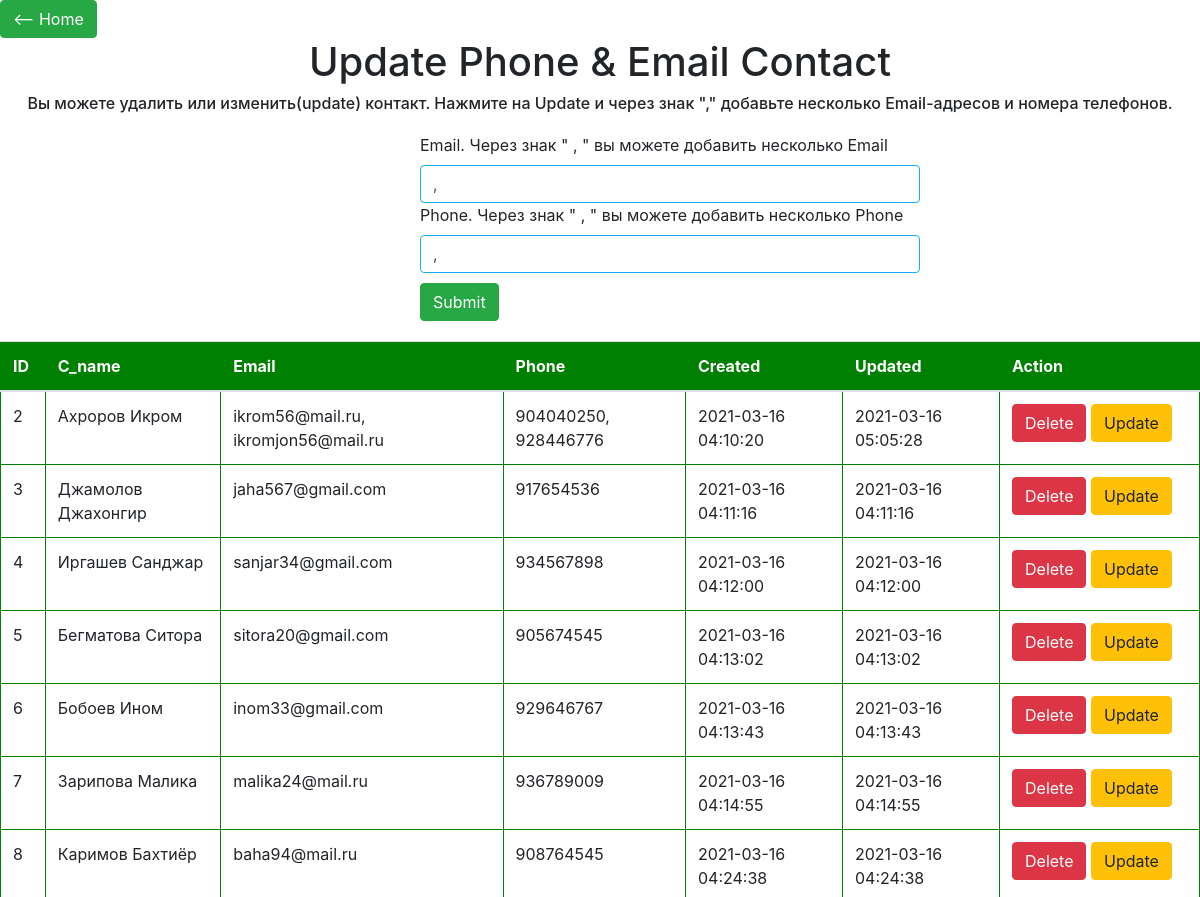
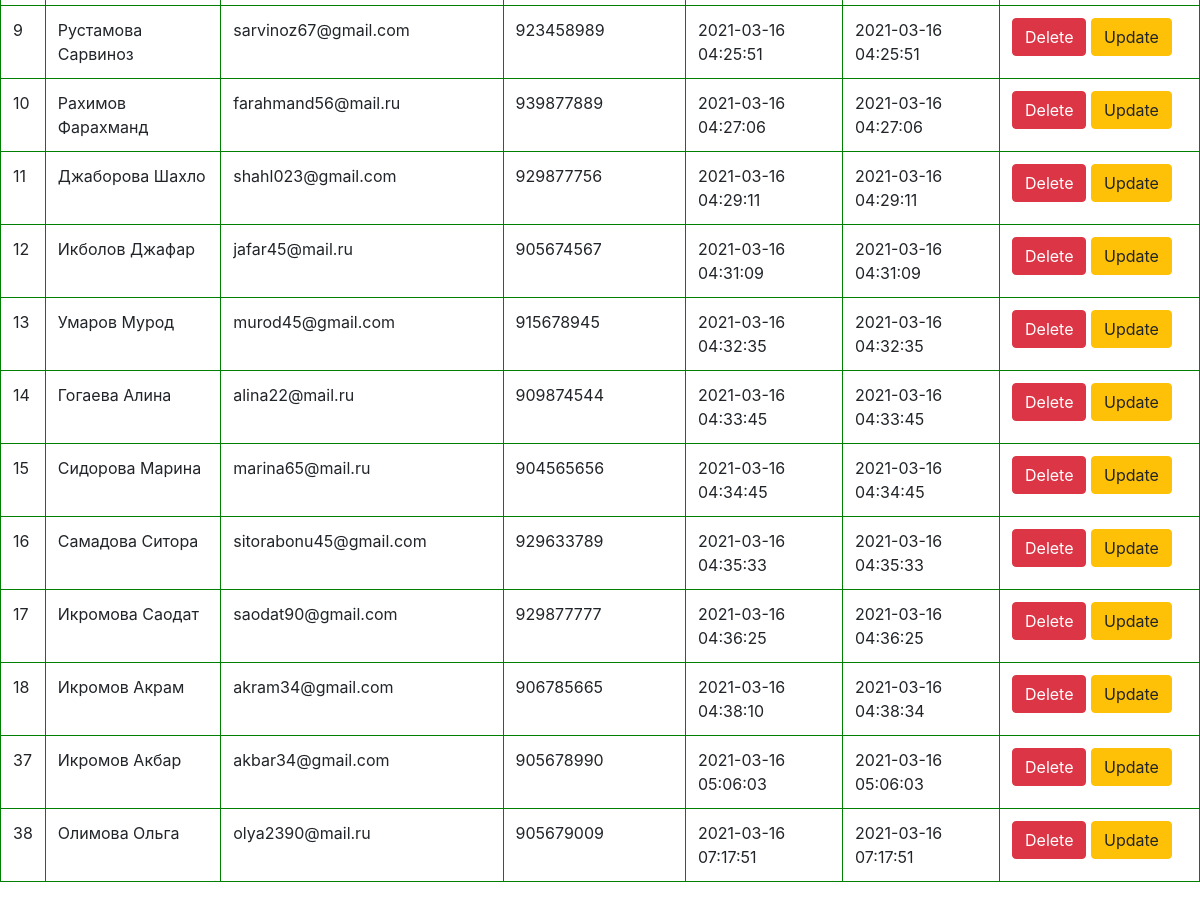
The page /create_contact_tel_email.php on the database its author committed (2 pictures, top to bottom).
### tables this page shows
CREATE TABLE `contacts` (
  `id` int(11) NOT NULL,
  `c_name` varchar(127) NOT NULL,
  `picture` varchar(127) NOT NULL,
  `email` varchar(127) NOT NULL,
  `phone` varchar(127) NOT NULL,
  `created` datetime NOT NULL,
  `updated` datetime NOT NULL
);

### create_contact_tel_email.php (the view, shortened to what this page needs)
<?php
$host = 'localhost';
$database = 'contact';
$user = 'root';
$password = '';
$link = mysqli_connect($host, $user, $password, $database);
$result = mysqli_query($link, "SELECT * FROM contacts ORDER BY id ");
	$allNews = mysqli_fetch_all($result, MYSQLI_ASSOC);
?>
<!doctype html>
  <html>
		<head>
            <link rel="stylesheet" href="styles/style.css">
			<link rel="stylesheet" href="styles/bootstrap.css">
		</head>
	 <body>
		<a href="index.php" class="btn btn-success"><-- Home</a>
            <h1>Update Phone & Email Contact</h1>
			<h6 align="center">Вы можете удалить или изменить(update) контакт. Нажмите на
				               Update  и через знак "," добавьте несколько Email-адресов и номера телефонов.
			</h6>
        <form action="create_contact_tel_email.php" method="post" enctype="multipart/form-data">
					<div>
						<label>Email. Через знак " , " вы можете добавить несколько Email</label><br>
                        <input type="text" value="<?=$oneNews['email'] ?? '' ?>, " name="email" class="form-control">
					</div>
					<div>
						<label>Phone. Через знак " , " вы можете добавить несколько Phone</label><br>
					<input type="text" value="<?=$oneNews['phone'] ?? '' ?>, " name="phone" class="form-control">
					</div>
					<div>
						<input type="submit" class="btn btn-success">
						</div>
		</form>
				<table class="table" border="1">
					<thead>
						<th>ID</th>
						<th>C_name</th>
						<th>Email</th>
                        <th>Phone</th>
						<th>Created</th>
						<th>Updated</th>
						<th>Action</th>
					</thead>
                    <tbody>
						<?php foreach($allNews as $news) : ?>
							<tr>
								<td><?=$news['id']?></td>
								<td><?=$news['c_name']?></td>
								<td><?=$news['email']?></td>
                                <td><?=$news['phone']?></td>
								<td><?=$news['created']?></td>
								<td><?=$news['updated']?></td>
								<td style="width:200px;">
								<a href="?delete=<?=$news['id']?>" class="btn btn-danger"> Delete</a>
								<a href="?update=<?=$news['id']?>" class="btn btn-warning"> Update</a></td>
							</tr>
						<?php endforeach; ?>
					</tbody>
				</table>
		</body>
  </html>

### styles/style.css (style rules this page uses)
form { margin:20px auto; }
h1 { text-align:center; }
div { margin-left:35%; }
table, tr, td, thead { border: 1px solid green; border-collapse: collapse; padding: 5px; }
thead, .child:first-child { background-color: green; color: #FFF; }
input[type="submit"] { margin-top: 10px; }
input[type="text"], input[type="file"] { border: 1px solid rgb(22, 173, 243); width: 500px; }

### rows shown on the page
contacts: id "2", c_name "Ахроров Икром", email "ikrom56@mail.ru, ikromjon56@mail.ru", phone "904040250, 928446776", created "2021-03-16 04:10:20", updated "2021-03-16 05:05:28"
contacts: id "3", c_name "Джамолов Джахонгир", email "jaha567@gmail.com", phone "917654536", created "2021-03-16 04:11:16", updated "2021-03-16 04:11:16"
contacts: id "4", c_name "Иргашев Санджар", email "sanjar34@gmail.com", phone "934567898", created "2021-03-16 04:12:00", updated "2021-03-16 04:12:00"
contacts: id "5", c_name "Бегматова Ситора", email "sitora20@gmail.com", phone "905674545", created "2021-03-16 04:13:02", updated "2021-03-16 04:13:02"
contacts: id "6", c_name "Бобоев Ином", email "inom33@gmail.com", phone "929646767", created "2021-03-16 04:13:43", updated "2021-03-16 04:13:43"
contacts: id "7", c_name "Зарипова Малика", email "malika24@mail.ru", phone "936789009", created "2021-03-16 04:14:55", updated "2021-03-16 04:14:55"
contacts: id "8", c_name "Каримов Бахтиёр", email "baha94@mail.ru", phone "908764545", created "2021-03-16 04:24:38", updated "2021-03-16 04:24:38"
contacts: id "9", c_name "Рустамова Сарвиноз", email "sarvinoz67@gmail.com", phone "923458989", created "2021-03-16 04:25:51", updated "2021-03-16 04:25:51"
contacts: id "10", c_name "Рахимов Фарахманд", email "farahmand56@mail.ru", phone "939877889", created "2021-03-16 04:27:06", updated "2021-03-16 04:27:06"
contacts: id "11", c_name "Джаборова Шахло", email "shahl023@gmail.com", phone "929877756", created "2021-03-16 04:29:11", updated "2021-03-16 04:29:11"
contacts: id "12", c_name "Икболов Джафар", email "jafar45@mail.ru", phone "905674567", created "2021-03-16 04:31:09", updated "2021-03-16 04:31:09"
contacts: id "13", c_name "Умаров Мурод", email "murod45@gmail.com", phone "915678945", created "2021-03-16 04:32:35", updated "2021-03-16 04:32:35"
contacts: id "14", c_name "Гогаева Алина", email "alina22@mail.ru", phone "909874544", created "2021-03-16 04:33:45", updated "2021-03-16 04:33:45"
contacts: id "15", c_name "Сидорова Марина", email "marina65@mail.ru", phone "904565656", created "2021-03-16 04:34:45", updated "2021-03-16 04:34:45"
contacts: id "16", c_name "Самадова Ситора", email "sitorabonu45@gmail.com", phone "929633789", created "2021-03-16 04:35:33", updated "2021-03-16 04:35:33"
contacts: id "17", c_name "Икромова Саодат", email "saodat90@gmail.com", phone "929877777", created "2021-03-16 04:36:25", updated "2021-03-16 04:36:25"
contacts: id "18", c_name "Икромов Акрам", email "akram34@gmail.com", phone "906785665", created "2021-03-16 04:38:10", updated "2021-03-16 04:38:34"
contacts: id "37", c_name "Икромов Акбар", email "akbar34@gmail.com", phone "905678990", created "2021-03-16 05:06:03", updated "2021-03-16 05:06:03"
contacts: id "38", c_name "Олимова Ольга", email "olya2390@mail.ru", phone "905679009", created "2021-03-16 07:17:51", updated "2021-03-16 07:17:51"
